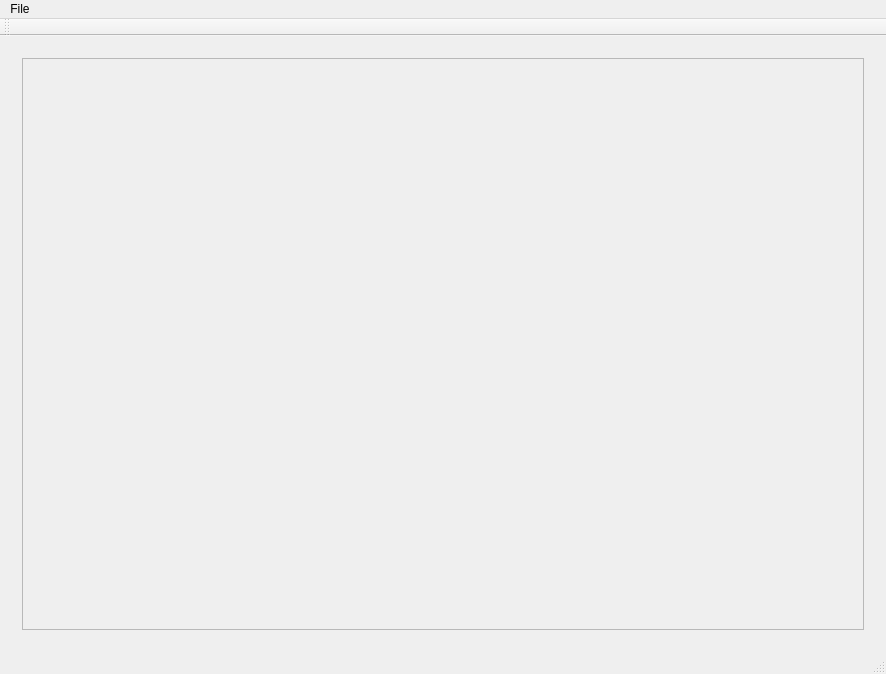
<?xml version="1.0" encoding="UTF-8"?>
<ui version="4.0">
 <class>FormMainWindow</class>
 <widget class="QMainWindow" name="FormMainWindow">
  <property name="geometry">
   <rect>
    <x>0</x>
    <y>0</y>
    <width>886</width>
    <height>674</height>
   </rect>
  </property>
  <property name="windowTitle">
   <string>MainWindow</string>
  </property>
  <widget class="QWidget" name="centralWidget">
   <layout class="QGridLayout" name="centralLayout">
    <item row="0" column="0">
     <widget class="QWidget" name="mainWidget" native="true">
      <layout class="QGridLayout" name="mainWidgetLayout">
       <item row="0" column="0">
        <layout class="QGridLayout" name="mainWidgetWorkPlaceLayout">
         <item row="0" column="0">
          <widget class="QScrollArea" name="workPlaceScrollArea">
           <property name="widgetResizable">
            <bool>false</bool>
           </property>
           <widget class="QWidget" name="workPlaceScrollAreaWidget">
            <property name="geometry">
             <rect>
              <x>0</x>
              <y>0</y>
              <width>256</width>
              <height>256</height>
             </rect>
            </property>
           </widget>
          </widget>
         </item>
        </layout>
       </item>
      </layout>
     </widget>
    </item>
   </layout>
  </widget>
  <widget class="QMenuBar" name="mainMenuBar">
   <property name="geometry">
    <rect>
     <x>0</x>
     <y>0</y>
     <width>886</width>
     <height>21</height>
    </rect>
   </property>
   <widget class="QMenu" name="menuFile">
    <property name="title">
     <string>File</string>
    </property>
    <addaction name="actionNew"/>
    <addaction name="actionOpen"/>
    <addaction name="separator"/>
    <addaction name="actionSave"/>
    <addaction name="actionSaveAs"/>
    <addaction name="separator"/>
    <addaction name="actionExit"/>
   </widget>
   <addaction name="menuFile"/>
  </widget>
  <widget class="QToolBar" name="mainToolBar">
   <attribute name="toolBarArea">
    <enum>TopToolBarArea</enum>
   </attribute>
   <attribute name="toolBarBreak">
    <bool>false</bool>
   </attribute>
  </widget>
  <widget class="QStatusBar" name="mainStatusBar"/>
  <action name="actionNew">
   <property name="text">
    <string>New...</string>
   </property>
  </action>
  <action name="actionSaveAs">
   <property name="text">
    <string>Save as...</string>
   </property>
  </action>
  <action name="actionExit">
   <property name="text">
    <string>Exit</string>
   </property>
  </action>
  <action name="actionSave">
   <property name="enabled">
    <bool>true</bool>
   </property>
   <property name="text">
    <string>Save</string>
   </property>
  </action>
  <action name="actionOpen">
   <property name="enabled">
    <bool>true</bool>
   </property>
   <property name="text">
    <string>Open...</string>
   </property>
  </action>
 </widget>
 <layoutdefault spacing="6" margin="11"/>
 <resources/>
 <connections/>
</ui>
